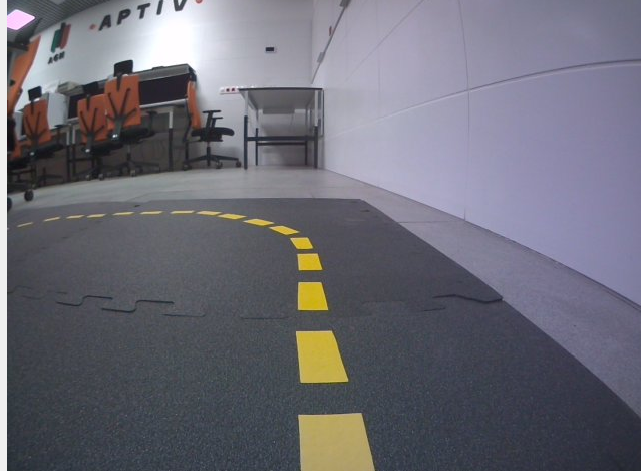
#> input picture Duckietown/Line_fragments/packages/line_detector/src/ngur3.png, 641 x 471 px, found by its file name
$ python ContourPointsDetection.py
#> lines starting #> are read from the running program, lines starting #| are printed output that depends on the picture; after the words box and inside, x2 and y2 are one past the last pixel; in counts of white or black regions, pixels touching at a corner belong together; long printed decimals are rounded
import cv2
import numpy as np
import matplotlib.pyplot as plt
from scipy.interpolate import splprep, splev

# Load the image (ensure the file path is correct)
image_path = "/home/student/Documents/LFRobotics/Duckietown/Line_fragments/packages/line_detector/src/ngur3.png"  # Replace with your image file name or path
image = cv2.imread(image_path)
#> image is the input picture: shape (471, 641, 3); mean B, G, R 117.4, 107.2, 107.9

if image is None:
    print("Error: Image not found or failed to load.")
    exit()

# Apply Gaussian Blur to smooth the image
# Crop the top half of the image
height, width = image.shape[:2]
#> height = 471; width = 641
image_cropped = image[height // 2:, :]  # Keep the bottom half of the image
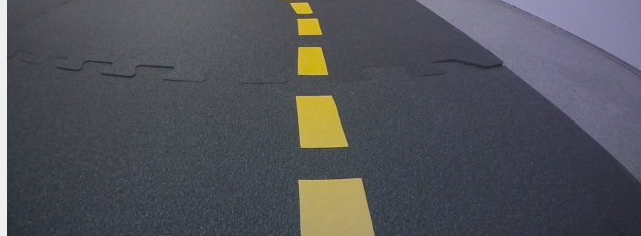
#> image_cropped: shape (236, 641, 3); mean B, G, R 89.8, 83.3, 82

# Apply Gaussian Blur to smooth the cropped image
blurred_image = cv2.GaussianBlur(image_cropped, (41, 41), 0)
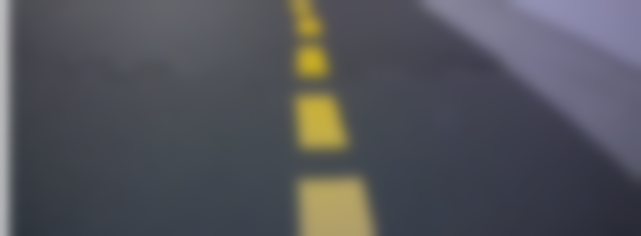
#> blurred_image: shape (236, 641, 3); mean B, G, R 89.7, 83.3, 82

# Convert both original and blurred images to HSV color space
hsv_image_not_blurred = cv2.cvtColor(image_cropped, cv2.COLOR_BGR2HSV)
#> hsv_image_not_blurred: shape (236, 641, 3); mean H, S, V 107.4, 46.5, 95.1
hsv_image_blurred = cv2.cvtColor(blurred_image, cv2.COLOR_BGR2HSV)
#> hsv_image_blurred: shape (236, 641, 3); mean H, S, V 106.3, 45.4, 94.7


# Convert both original and blurred images to HSV color space
hsv_image_not_blurred = cv2.cvtColor(image_cropped, cv2.COLOR_BGR2HSV)
hsv_image_blurred = cv2.cvtColor(blurred_image, cv2.COLOR_BGR2HSV)

# Define a more moderate HSV range for detecting yellow
lower_yellow = np.array([21, 106, 0])  # Lower bound for yellow in HSV
upper_yellow = np.array([100, 255, 255])  # Upper bound for yellow in HSV

# Create masks for the yellow color range
yellow_mask_not_blurred = cv2.inRange(hsv_image_not_blurred, lower_yellow, upper_yellow)
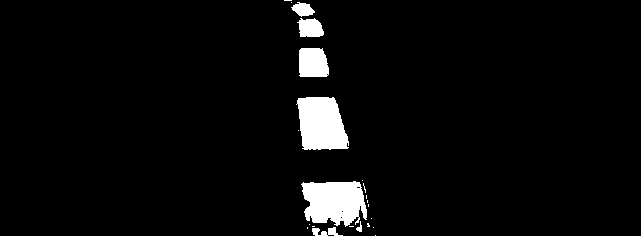
#> yellow_mask_not_blurred: shape (236, 641); 4.1% white; 23 white regions (16 under 20 px), largest, box (x1, y1, x2, y2) and area: (301, 181, 367, 227) 2315, (296, 97, 349, 150) 2223, (299, 48, 329, 77) 797
yellow_mask_blurred = cv2.inRange(hsv_image_blurred, lower_yellow, upper_yellow)
#> yellow_mask_blurred: shape (236, 641); 3.9% white; 4 white regions (1 under 20 px), largest, box (x1, y1, x2, y2) and area: (297, 96, 346, 149) 2185, (293, 0, 330, 80) 1850, (308, 186, 360, 227) 1789

# Combine both masks using bitwise_and
combined_yellow_mask = cv2.bitwise_and(yellow_mask_not_blurred, yellow_mask_blurred)
#> combined_yellow_mask: shape (236, 641); 3.4% white; 6 white regions (1 under 20 px)

# Apply the combined mask to the original image
yellow_result = cv2.bitwise_and(image_cropped, image_cropped, mask=combined_yellow_mask)

# Convert yellow_result to grayscale (for contour detection)
gray_yellow_result = cv2.cvtColor(yellow_result, cv2.COLOR_BGR2GRAY)
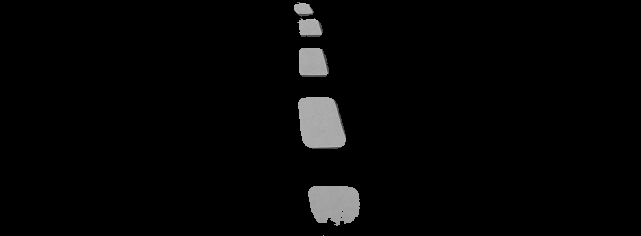
#> gray_yellow_result: shape (236, 641); min 0, max 191, mean 5.6

# Find contours on the grayscale image (or binary mask)
contours, _ = cv2.findContours(gray_yellow_result, cv2.RETR_EXTERNAL, cv2.CHAIN_APPROX_SIMPLE)
#> contours = 6 contours, 1 with area under 20; largest, box (x1, y1, x2, y2) and area: (298, 97, 346, 149) 2024, (308, 186, 360, 226) 1618, (299, 48, 329, 77) 738, (297, 18, 323, 37) 352, (294, 2, 314, 17) 182

# Copy yellow_result to draw contours
yellow_contours = np.copy(yellow_result)

# Draw the contours on the yellow_result
cv2.drawContours(yellow_contours, contours, -1, (0, 255, 0), 2)  # Green contours
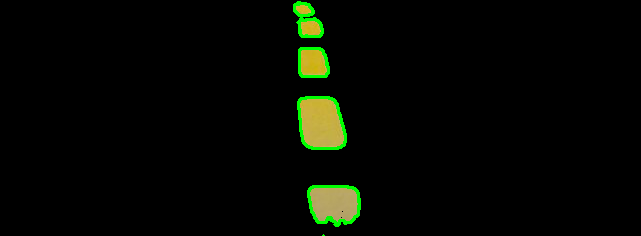
#> yellow_contours: shape (236, 641, 3); mean B, G, R 1.9, 7.7, 5.2

# Draw the contours and their centers of mass on yellow_result
yellow_centroids = np.copy(yellow_result)

# Create a list to store the points (centroids)
points = []

for con in contours:
    M = cv2.moments(con)
    if M["m00"] != 0:
        cx = int(M["m10"] / M["m00"])
        cy = int(M["m01"] / M["m00"])
        points.append((cx, cy))  # Append centroid
        cv2.circle(yellow_centroids, (cx, cy), 5, (0, 0, 255), -1)  # Red circle
#> this loop made 6 passes
#> (cx, cy) on passes 2 to 6: (333, 203), (320, 122), (312, 62), (309, 27), (302, 9)
#> con on pass 1: [[323, 235]]
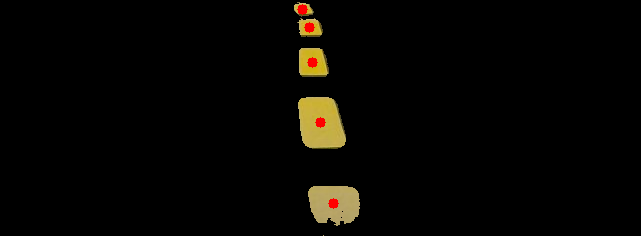
#> yellow_centroids: shape (236, 641, 3); mean B, G, R 2.4, 5.3, 6.6
#> after the loop, points = [(333, 203), (320, 122), (312, 62), (309, 27), (302, 9)]

print("Points (centroids):", points)
#| Points (centroids): [(333, 203), (320, 122), (312, 62), (309, 27), (302, 9)]

# Fit a parametric spline to the centroids
def fit_spline(points):
    # Convert points to numpy array
    points_array = np.array(points)
    x_points, y_points = points_array[:, 0], points_array[:, 1]

    # Parameterize the curve using t
    tck, u = splprep([x_points, y_points], s=0, k=3)

    # Generate the smooth curve
    u_fine = np.linspace(0, 1, 1000)  # Fine-grained parameter values
    x_smooth, y_smooth = splev(u_fine, tck)

    return x_smooth, y_smooth

points = [(x, y + height // 2) for x, y in points]
#> points = [(333, 438), (320, 357), (312, 297), (309, 262), (302, 244)]

# Fit the spline
x_smooth, y_smooth = fit_spline(points)
#> in fit_spline, `points_array = np.array(points)`: points_array = [[333, 438], [320, 357], [312, 297], [309, 262], [302, 244]]
#> in fit_spline, `x_points, y_points = points_array[:, 0], points_array[:, 1]`: x_points = [333, 320, 312, 309, 302]; y_points = [438, 357, 297, 262, 244]
#> in fit_spline, `tck, u = splprep([x_points, y_points], s=0, k=3)`: tck = [[0, 0, 0, 0, 0.724, 1, 1, 1, 1], [[333, 329.1, 309, 311.8, 302], [438, 390.4, 327.4, 260.2, 244]], 3]; u = [0, 0.416, 0.724, 0.902, 1]
#> in fit_spline, `x_smooth, y_smooth = splev(u_fine, tck)`: x_smooth = 1000 values, max 333 at index 0, min 302 at index 999, mean 318.6; y_smooth = 1000 values, max 438 at index 0, min 244 at index 999, mean 340.6

# Define the horizontal line y = 100
y_intersection = 650

# Find the point(s) on the spline where y = 100
intersection_points = []
for x, y in zip(x_smooth, y_smooth):
    if abs(y - y_intersection) < 1:  # Allow a small tolerance
        intersection_points.append((x, y))
#> this loop made 1000 passes
#> (x, y) on passes 1 to 3: (333, 438), (333, 437.8), (333, 437.6)
#> after the loop, intersection_points = []

# Print the intersection points
print(f"Intersection points with y = {y_intersection}:", intersection_points)
#| Intersection points with y = 650: []


# Display images using matplotlib
plt.figure(figsize=(8, 6))
plt.imshow(cv2.cvtColor(image, cv2.COLOR_BGR2RGB))
plt.title("Original Image")
plt.axis('off')
plt.show()

plt.figure(figsize=(8, 6))
plt.imshow(cv2.cvtColor(blurred_image, cv2.COLOR_BGR2RGB))
plt.title("Blurred Image")
plt.axis('off')
plt.show()

plt.figure(figsize=(8, 6))
plt.imshow(combined_yellow_mask, cmap='gray')
plt.title("Combined Yellow Mask")
plt.axis('off')
plt.show()

plt.figure(figsize=(8, 6))
plt.imshow(cv2.cvtColor(yellow_result, cv2.COLOR_BGR2RGB))
plt.title("Yellow Result")
plt.axis('off')
plt.show()

plt.figure(figsize=(8, 6))
plt.imshow(cv2.cvtColor(yellow_contours, cv2.COLOR_BGR2RGB))
plt.title("Yellow Contours")
plt.axis('off')
plt.show()

plt.figure(figsize=(8, 6))
plt.imshow(cv2.cvtColor(yellow_centroids, cv2.COLOR_BGR2RGB))
plt.title("Yellow Centroids")
plt.axis('off')
plt.show()

# Now show the fitted spline curve
plt.figure(figsize=(8, 6))
plt.imshow(cv2.cvtColor(image, cv2.COLOR_BGR2RGB))
plt.plot(x_smooth, y_smooth, label="Fitted Spline", color='blue', linewidth=2)
plt.scatter(*zip(*points), color='red', label="Centroids", zorder=5)  # Plot centroids
plt.title("Spline Fit on Centroids with Original Image")
plt.axis('off')
plt.legend()
plt.show()
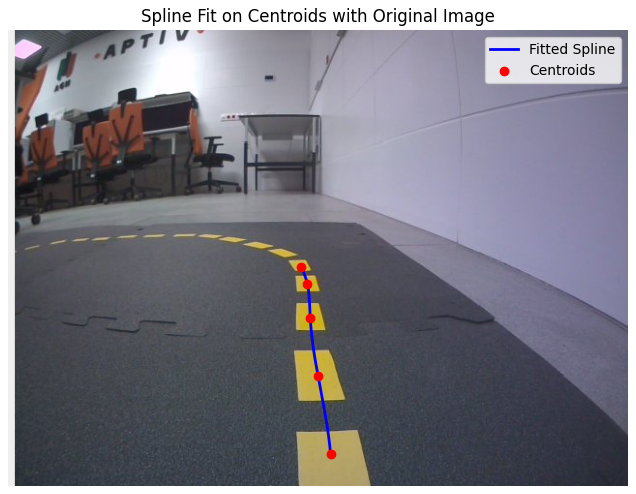
#> figure drawn by matplotlib, 1 panel

$ run again, with Duckietown/Line_fragments/packages/line_detector/src/ngur2.png copied over Duckietown/Line_fragments/packages/line_detector/src/ngur3.png
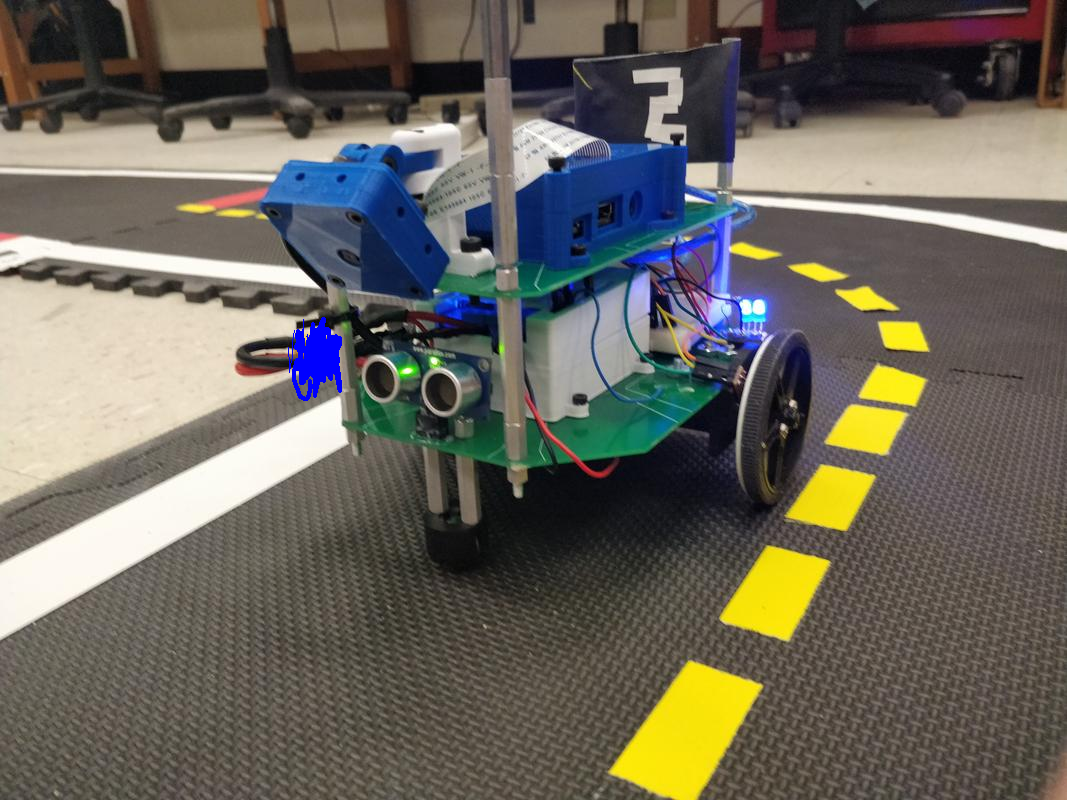
#> input picture Duckietown/Line_fragments/packages/line_detector/src/ngur2.png, 1067 x 800 px, found by its file name
#> image is the input picture: shape (800, 1067, 3); mean B, G, R 92.5, 102.1, 106.2
#> hsv_image_not_blurred: shape (400, 1067, 3); mean H, S, V 30.6, 60, 108.3
#> hsv_image_blurred: shape (400, 1067, 3); mean H, S, V 29.7, 59, 108.1
#> yellow_mask_not_blurred: shape (400, 1067); 9% white; 89 white regions (75 under 20 px), largest, box (x1, y1, x2, y2) and area: (608, 260, 765, 400) 12285, (719, 144, 832, 243) 6576, (547, 0, 713, 65) 6400
#> yellow_mask_blurred: shape (400, 1067); 10.1% white; 10 white regions (2 under 20 px), largest, box (x1, y1, x2, y2) and area: (605, 256, 766, 400) 14698, (716, 140, 834, 246) 8296, (560, 0, 715, 66) 6562
#> combined_yellow_mask: shape (400, 1067); 8.4% white; 30 white regions (21 under 20 px)
#> contours = 30 contours, 21 with area under 20; largest, box (x1, y1, x2, y2) and area: (608, 260, 765, 400) 12058, (719, 144, 832, 243) 6422, (560, 0, 713, 62) 5792, (784, 64, 876, 133) 3796, (826, 5, 906, 56) 2713
#> yellow_contours: shape (400, 1067, 3); mean B, G, R 2.3, 18.7, 13.7
#> the loop `for con in contours:` made 30 passes
#> (con, cx, cy) on passes 3, 5, 7, 14, 15: ([[641, 394], [641, 395], [642, 396], [642, 395]], 641, 395), ([[715, 381], [714, 382], [714, 383], [715, 383]], 714, 382), ([[625, 340], [624, 341], [625, 341]], 624, 340), ([[805, 222], [806, 223], [807, 222]], 806, 222), ([[757, 148], [756, 149], [757, 149]], 756, 148)
#> after the loop `for con in contours:`:
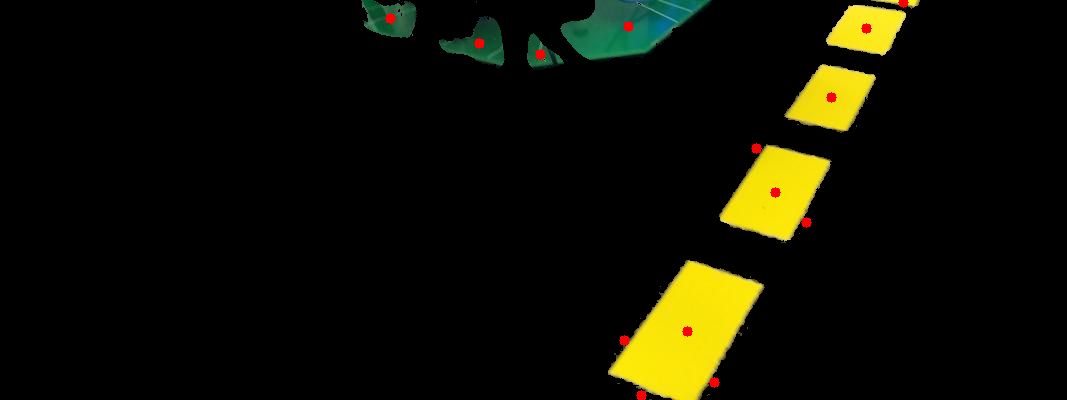
#> yellow_centroids: shape (400, 1067, 3); mean B, G, R 2.9, 15.3, 15.4
#> after the loop `for con in contours:`: points = [(641, 395), (714, 382), (624, 340), (687, 331), (806, 222), (756, 148), (775, 192), (831, 97), (540, 54), (479, 43), (866, 28), (903, 2), (628, 26), (390, 18)]
#| Points (centroids): [(641, 395), (714, 382), (624, 340), (687, 331), (806, 222), (756, 148), (775, 192), (831, 97), (540, 54), (479, 43), (866, 28), (903, 2), (628, 26), (390, 18)]
#> `points = [(x, y + height // 2) for x, y in points]`: points = [(641, 795), (714, 782), (624, 740), (687, 731), (806, 622), (756, 548), (775, 592), (831, 497), (540, 454), (479, 443), (866, 428), (903, 402), (628, 426), (390, 418)]
#> points_array = 14 rows, first 8: [641, 795], [714, 782], [624, 740], [687, 731], [806, 622], [756, 548], [775, 592], [831, 497]
#> x_points = [641, 714, 624, 687, 806, 756, 775, 831, 540, 479, 866, 903, 628, 390]; y_points = [795, 782, 740, 731, 622, 548, 592, 497, 454, 443, 428, 402, 426, 418]
#> tck = 3 items; u = [0, 0.038, 0.089, 0.122, 0.204, 0.25, 0.275, 0.331, 0.482, 0.514, 0.713, 0.736, 0.878, 1]
#> in fit_spline, `x_smooth, y_smooth = splev(u_fine, tck)`: x_smooth = 1000 values, max 911 at index 752, min 387.2 at index 989, mean 686.4; y_smooth = 1000 values, max 796.3 at index 8, min 380.4 at index 782, mean 512.6
#> the loop `for x, y in zip(x_smooth, y_smooth):` made 1000 passes
#> (x, y) on passes 1 to 3: (641, 795), (647.4, 795.3), (653.4, 795.6)
#> after the loop `for x, y in zip(x_smooth, y_smooth):`: intersection_points = [(809.7, 650.4)]
#| Intersection points with y = 650: [(809.743, 650.403)]
#> `plt.show()`:
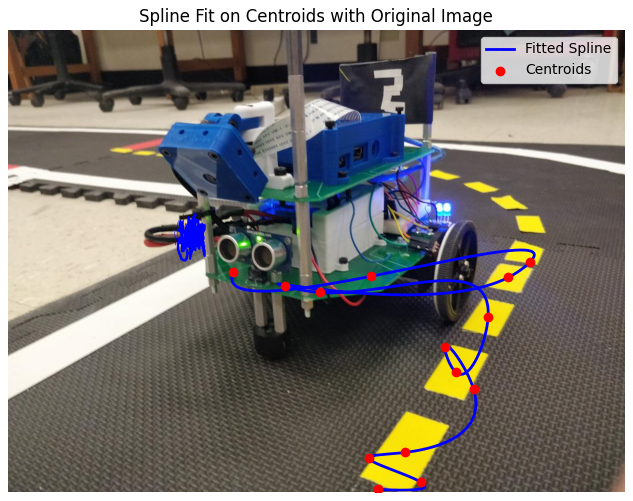
#> figure drawn by matplotlib, 1 panel
